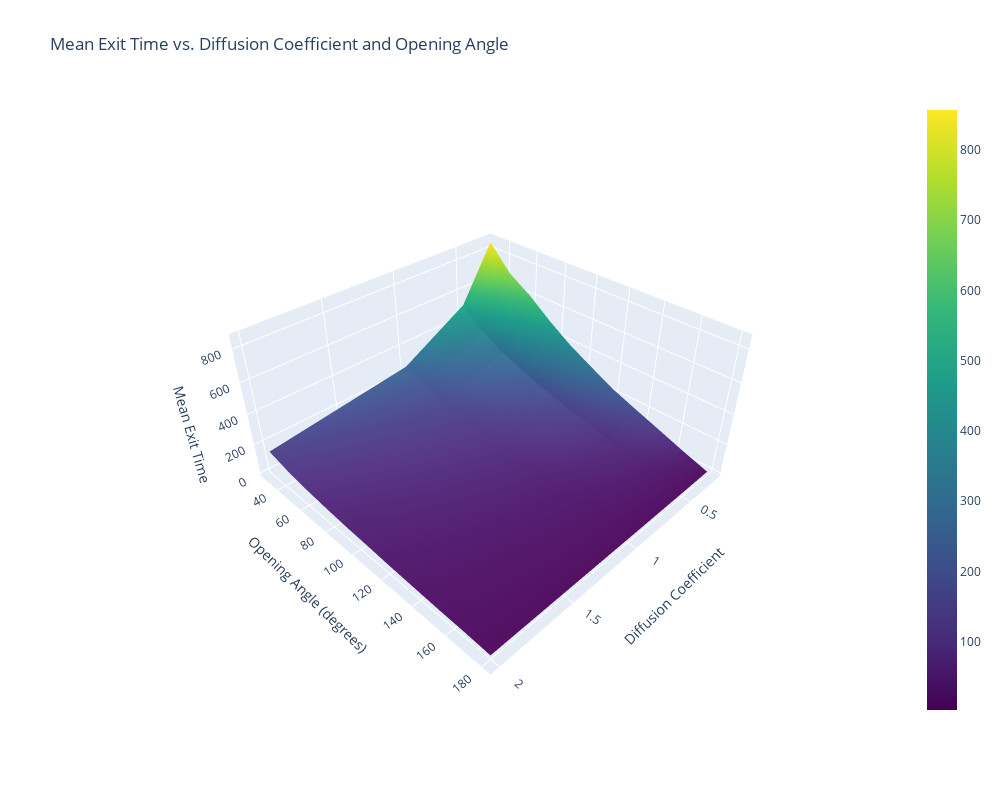

Notebook source saved alongside this figure:
### Code cell
R, A = np.meshgrid(diffusion_coefficients, angles)
mean_exit_times = np.zeros_like(R, dtype=float)

for i, coeff in enumerate(diffusion_coefficients):
    for j, angle in enumerate(angles):
        if len(exit_times[(coeff, angle)]) > 0:
            mean_exit_times[j, i] = np.mean(exit_times[(coeff, angle)])
        else:
            mean_exit_times[j, i] = np.nan  # Handle cases where no exit occurred

# Convert angles to degrees for better readability
A_degrees = np.degrees(A)

# Create an interactive 3D plot using Plotly
fig = go.Figure(data=[go.Surface(z=mean_exit_times, x=R, y=A_degrees, colorscale='Viridis')])

# Update layout for better readability
fig.update_layout(
    title='Mean Exit Time vs. Diffusion Coefficient and Opening Angle',
    scene=dict(
        xaxis_title='Diffusion Coefficient',
        yaxis_title='Opening Angle (degrees)',
        zaxis_title='Mean Exit Time',
        aspectratio=dict(x=1, y=1, z=0.5)
    ),
    width=1000,
    height=800
)

# Show the interactive plot
fig.show()

### Figure 1 — Plotly figure (JSON) as saved in the notebook; plotly's stock layout.template omitted (floating-point values rounded to 4 significant figures)
{"data": [{"colorscale": [[0, "#440154"], [0.1111, "#482878"], [0.2222, "#3e4989"], [0.3333, "#31688e"], [0.4444, "#26828e"], [0.5556, "#1f9e89"], [0.6667, "#35b779"], [0.7778, "#6ece58"], [0.8889, "#b5de2b"], [1, "#fde725"]], "type": "surface", "x": [[0.25, 0.5, 1, 2], [0.25, 0.5, 1, 2], [0.25, 0.5, 1, 2], [0.25, 0.5, 1, 2], [0.25, 0.5, 1, 2], [0.25, 0.5, 1, 2], [0.25, 0.5, 1, 2], [0.25, 0.5, 1, 2], [0.25, 0.5, 1, 2], [0.25, 0.5, 1, 2], [0.25, 0.5, 1, 2]], "y": [[30.0, 30.0, 30.0, 30.0], [45, 45, 45, 45], [60.0, 60.0, 60.0, 60.0], [75, 75, 75, 75], [90, 90, 90, 90], [105.0, 105.0, 105.0, 105.0], [120.0, 120.0, 120.0, 120.0], [135, 135, 135, 135], [150, 150, 150, 150], [165.0, 165.0, 165.0, 165.0], [180.0, 180.0, 180.0, 180.0]], "z": [[856.9, 509.4, 267.0, 151.0], [703.3, 394.5, 209.2, 112.9], [612.3, 309.5, 165.2, 87.79], [499.5, 257.1, 133.0, 70.3], [399.7, 204.8, 106.2, 56.09], [318.9, 163.3, 84.01, 45.98], [240.5, 127.9, 67.26, 34.48], [180.0, 87.61, 47.99, 25.88], [122.1, 61.99, 32.68, 17.25], [62.92, 32.72, 19.79, 11.65], [8.152, 5.65, 3.909, 2.595]]}], "layout": {"height": 800, "scene": {"aspectratio": {"x": 1, "y": 1, "z": 0.5}, "xaxis": {"title": {"text": "Diffusion Coefficient"}}, "yaxis": {"title": {"text": "Opening Angle (degrees)"}}, "zaxis": {"title": {"text": "Mean Exit Time"}}}, "title": {"text": "Mean Exit Time vs. Diffusion Coefficient and Opening Angle"}, "width": 1000}}
